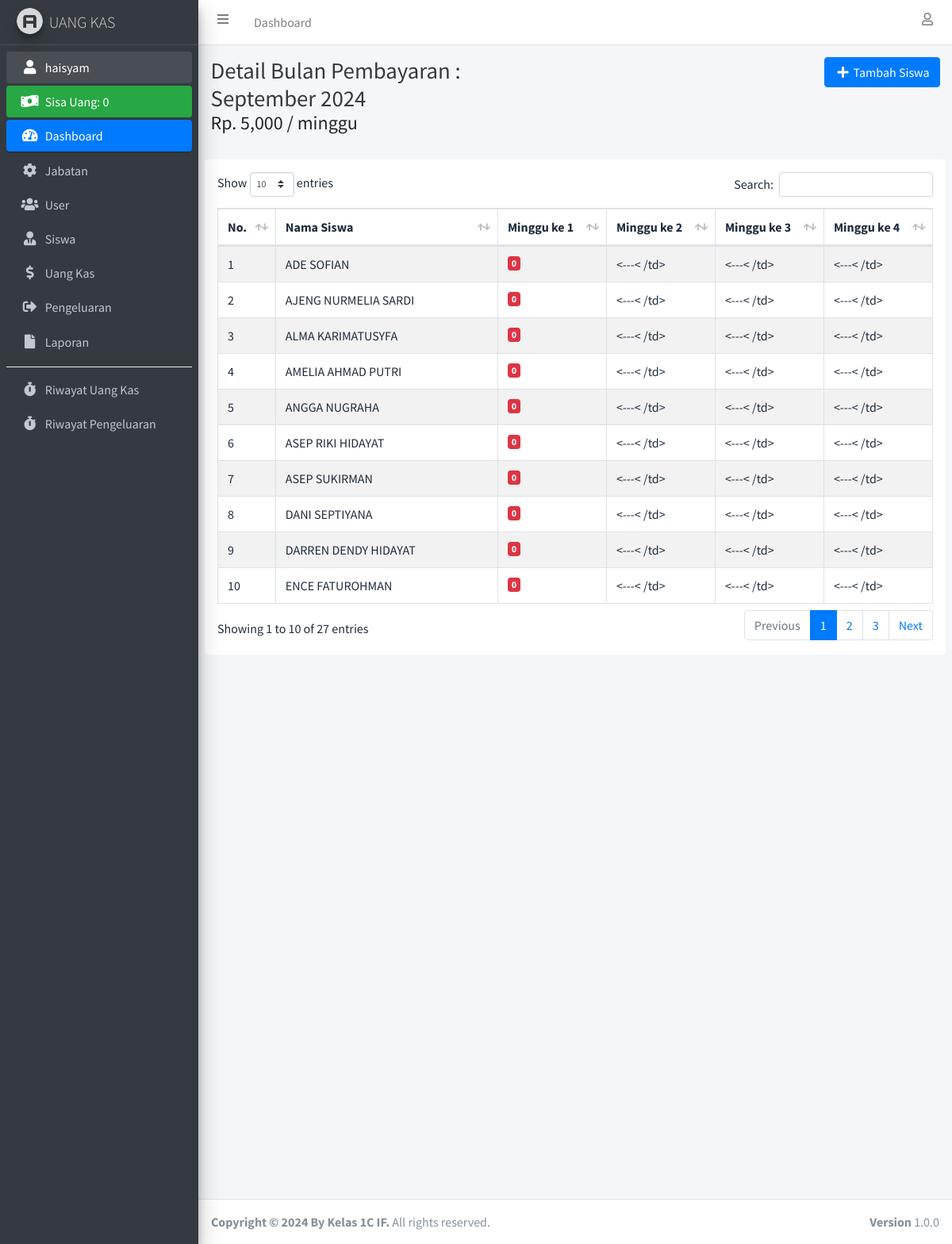
Page /detail_bulan_pembayaran.php?id_bulan_pembayaran=3 (signed in) on the committed database.
### tables this page shows
CREATE TABLE `user` (
  `id_user` int(11) NOT NULL,
  `nama_lengkap` varchar(100) NOT NULL,
  `username` varchar(100) NOT NULL,
  `password` varchar(255) NOT NULL,
  `id_jabatan` int(11) NOT NULL
);

CREATE TABLE `bulan_pembayaran` (
  `id_bulan_pembayaran` int(11) NOT NULL,
  `nama_bulan` enum('januari','februari','maret','april','mei','juni','juli','agustus','september','oktober','november','desember') NOT NULL,
  `tahun` int(4) NOT NULL,
  `pembayaran_perminggu` int(11) NOT NULL
);

CREATE TABLE `uang_kas` (
  `id_uang_kas` int(11) NOT NULL,
  `id_siswa` int(11) NOT NULL,
  `id_bulan_pembayaran` int(11) NOT NULL,
  `minggu_ke_1` int(11) DEFAULT NULL,
  `minggu_ke_2` int(11) DEFAULT NULL,
  `minggu_ke_3` int(11) DEFAULT NULL,
  `minggu_ke_4` int(11) DEFAULT NULL,
  `status_lunas` int(11) NOT NULL
);

CREATE TABLE `siswa` (
  `id_siswa` int(11) NOT NULL,
  `nama_siswa` varchar(100) NOT NULL,
  `jenis_kelamin` enum('pria','wanita') NOT NULL,
  `no_telepon` varchar(25) NOT NULL,
  `email` varchar(255) NOT NULL
);

### connection.php (called while the page is built, shortened)
<?php
	$host		= "localhost";
	$username	= "root";
	$password	= "";
	$database	= "kas";
	$conn 		= mysqli_connect($host, $username, $password, $database);
if (isset($_SESSION['id_user'])) {
	function dataUser() {
		global $conn;
		$id_user = $_SESSION['id_user'];
		return mysqli_fetch_assoc(mysqli_query($conn, "SELECT * FROM user INNER JOIN jabatan ON user.id_jabatan = jabatan.id_jabatan WHERE id_user = '$id_user'"));
	}
}

### detail_bulan_pembayaran.php (the view, shortened to what this page needs)
<?php
require 'connection.php';
$id_bulan_pembayaran = $_GET['id_bulan_pembayaran'];
$detail_bulan_pembayaran = mysqli_fetch_assoc(mysqli_query($conn, "SELECT * FROM bulan_pembayaran WHERE id_bulan_pembayaran = '$id_bulan_pembayaran'"));
$uang_kas = mysqli_query($conn, "SELECT * FROM uang_kas INNER JOIN siswa ON uang_kas.id_siswa = siswa.id_siswa INNER JOIN bulan_pembayaran ON uang_kas.id_bulan_pembayaran = bulan_pembayaran.id_bulan_pembayaran WHERE uang_kas.id_bulan_pembayaran = '$id_bulan_pembayaran' ORDER BY nama_siswa ASC");
$bulan_pembayaran_pertama = mysqli_fetch_assoc(mysqli_query($conn, "SELECT * FROM bulan_pembayaran ORDER BY id_bulan_pembayaran ASC LIMIT 1"));
$id_bulan_pembayaran_pertama = $bulan_pembayaran_pertama['id_bulan_pembayaran'];
?>
<!DOCTYPE html>
<html>
<head>
  <?php include 'include/css.php'; ?>
</head>
<body class="hold-transition sidebar-mini layout-fixed">
  <div class="wrapper">
    <?php include 'include/navbar.php'; ?>
    <?php include 'include/sidebar.php'; ?>
    <div class="content-wrapper">
      <div class="content-header">
        <div class="container-fluid">
          <div class="row mb-2">
            <div class="col-sm">
              <h1 class="m-0 text-dark">Detail Bulan Pembayaran : <?= ucwords($detail_bulan_pembayaran['nama_bulan']); ?> <?= $detail_bulan_pembayaran['tahun']; ?></h1>
              <h4>Rp. <?= number_format($detail_bulan_pembayaran['pembayaran_perminggu']); ?> / minggu</h4>
            </div>
            <div class="col-sm text-right">
              <?php if ($_SESSION['id_jabatan'] !== '3'): ?>
                <button type="button" class="btn btn-primary" data-toggle="modal" data-target="#tambahSiswaModal"><i class="fas fa-fw fa-plus"></i> Tambah Siswa</button>
              <?php endif ?>
            </div>
          </div>
        </div>
      </div>
      <section class="content">
        <div class="container-fluid bg-white p-3 rounded">
          <div class="table-responsive">
            <table class="table table-hover table-striped table-bordered" id="table_id">
              <thead>
                <tr>
                  <th>No.</th>
                  <th>Nama Siswa</th>
                  <th>Minggu ke 1</th>
                  <th>Minggu ke 2</th>
                  <th>Minggu ke 3</th>
                  <th>Minggu ke 4</th>
                </tr>
              </thead>
              <tbody>
                <?php $i = 1; ?>
                <?php foreach ($uang_kas as $duk): ?>
                  <?php if ($_SESSION['id_jabatan'] == '3'): ?>
                    <tr>
                      <td><?= $i++; ?></td>
                      <td><?= ucwords(htmlspecialchars_decode($duk['nama_siswa'])); ?></td>
                      <?php if ($duk['minggu_ke_1'] == $duk['pembayaran_perminggu']): ?>
                        <td class="text-success"><?= number_format($duk['minggu_ke_1']); ?></td>
                      <?php else: ?>
                        <td class="text-danger"><?= number_format($duk['minggu_ke_1']); ?></td>
                      <?php endif ?>
                      <?php if ($duk['minggu_ke_2'] == $duk['pembayaran_perminggu']): ?>
                        <td class="text-success"><?= number_format($duk['minggu_ke_2']); ?></td>
                      <?php else: ?>
                        <td class="text-danger"><?= number_format($duk['minggu_ke_2']); ?></td>
                      <?php endif ?>
                      <?php if ($duk['minggu_ke_3'] == $duk['pembayaran_perminggu']): ?>
                        <td class="text-success"><?= number_format($duk['minggu_ke_3']); ?></td>
                      <?php else: ?>
                        <td class="text-danger"><?= number_format($duk['minggu_ke_3']); ?></td>
                      <?php endif ?>
                      <?php if ($duk['minggu_ke_4'] == $duk['pembayaran_perminggu']): ?>
                        <td class="text-success"><?= number_format($duk['minggu_ke_4']); ?></td>
                      <?php else: ?>
                        <td class="text-danger"><?= number_format($duk['minggu_ke_4']); ?></td>
                      <?php endif ?>
                    </tr>
                  <?php else: ?>
                    <?php if ($id_bulan_pembayaran != $id_bulan_pembayaran_pertama and $data_bulan_sebelum['status_lunas'] == '0'): ?>
                      <tr class="bg-danger">
                      <?php else: ?>
                      <tr>
                      <?php endif ?>
                      <td><?= $i++; ?></td>
                      <td><?= $duk['nama_siswa']; ?></td>
                      <?php if ($duk['minggu_ke_1'] == $duk['pembayaran_perminggu']): ?>
                        <?php if ($duk['minggu_ke_2'] !== "0"): ?>
                          <td>
                            <button type="button" class="badge badge-success" data-container="body" data-toggle="popover" data-placement="top" data-content="Tidak bisa mengubah minggu ke 1, kalau minggu ke 2 dan seterusnya sudah lunas, jika ingin mengubah, ubahlah minggu ke 2 atau ke 3 atau ke 4 terlebih dahulu menjadi 0.">
                              <i class="fas fa-fw fa-check"></i> Sudah bayar
                            </button>
                          </td>
                        <?php else: ?>
                          <td><a href="" data-toggle="modal" data-target="#editMingguKe1<?= $duk['id_uang_kas']; ?>" class="badge badge-success"><i class="fas fa-fw fa-check"></i> Sudah bayar</a></td>
                        <?php endif ?>
                      <?php else: ?>
                        <td>
                          <?php if ($id_bulan_pembayaran != $id_bulan_pembayaran_pertama and $data_bulan_sebelum['status_lunas'] == '0'): ?>
                            <button type="button" class="badge badge-danger" data-container="body" data-toggle="popover" data-placement="top" data-content="Tidak bisa melakukan pembayaran, jika bulan pembayaran sebelumnya belum lunas.">
                              <i class="fas fa-fw fa-times"></i>
                            </button>
                          <?php else: ?>
                            <a href="" data-toggle="modal" data-target="#editMingguKe1<?= $duk['id_uang_kas']; ?>" class="badge badge-danger"><?= number_format($duk['minggu_ke_1']); ?></a>
                          <?php endif ?>
                        </td>
                      <?php endif ?>
                      <?php if ($duk['minggu_ke_1'] !== $duk['pembayaran_perminggu']): ?>
                        <td><---< /td>
                        <td><---< /td>
                        <td><---< /td>
            <?php endif ?>
                      </tr>
                    <?php endif ?>
                  <?php endforeach ?>
              </tbody>
            </table>
          </div>
        </div>
      </section>
    </div>
    <footer class="main-footer">
      <strong>Copyright &copy; 2024 By Kelas 1C IF.</strong>
      All rights reserved.
      <div class="float-right d-none d-sm-inline-block">
        <b>Version</b> 1.0.0
      </div>
    </footer>
  </div>
</body>
</html>

### include/sidebar.php
<?php
  $dataUser = dataUser();
  $jml_pengeluaran = mysqli_fetch_assoc(mysqli_query($conn, "SELECT sum(jumlah_pengeluaran) as jml_pengeluaran FROM pengeluaran"));
  $jml_pengeluaran = $jml_pengeluaran['jml_pengeluaran'];
  $jml_uang_kas = mysqli_fetch_assoc(mysqli_query($conn, "SELECT sum(minggu_ke_1 + minggu_ke_2 + minggu_ke_3 + minggu_ke_4) as jml_uang_kas FROM uang_kas"));
  $jml_uang_kas = $jml_uang_kas['jml_uang_kas'];
?>
<aside class="main-sidebar sidebar-dark-primary elevation-4">
  <a href="index.php" class="brand-link">
    <img src="assets/img/img_properties/logo.png" alt="AdminLTE Logo" class="brand-image img-circle elevation-3" style="opacity: .8">
    <span class="brand-text font-weight-light">UANG KAS</span>
  </a>
  <div class="sidebar">
    <nav class="mt-2">
      <ul class="nav nav-pills nav-sidebar flex-column" data-widget="treeview" role="menu" data-accordion="false">
        <li class="nav-item has-treeview menu-open">
          <a href="profile.php" class="nav-link"><i class="nav-icon fas fa-fw fa-user"></i> <p><?= $dataUser['username']; ?></p></a>
        </li>
        <li class="nav-item">
          <div class="bg-success nav-link text-white">
            <i class="nav-icon fas fa-money-bill-wave"></i>
            <p>
              Sisa Uang: <?= number_format($jml_uang_kas - $jml_pengeluaran); ?>
            </p>
          </div>
        </li>
        <li class="nav-item has-treeview menu-open">
          <a href="index.php" class="nav-link active">
            <i class="nav-icon fas fa-tachometer-alt"></i>
            <p>
              Dashboard
            </p>
          </a>
        </li>
        <?php if ($dataUser['id_jabatan'] == '1'): ?>
          <li class="nav-item">
            <a href="jabatan.php" class="nav-link">
              <i class="nav-icon fas fa-cog"></i>
              <p>
                Jabatan
              </p>
            </a>
          </li>
          <li class="nav-item">
            <a href="user.php" class="nav-link">
              <i class="nav-icon fas fa-users"></i>
              <p>
                User
              </p>
            </a>
          </li>
        <?php endif ?>
        <li class="nav-item">
          <a href="siswa.php" class="nav-link">
            <i class="fas fa-user-tie nav-icon"></i>
            <p>Siswa</p>
          </a>
        </li>
        <li class="nav-item">
          <a href="uang_kas.php" class="nav-link">
            <i class="fas fa-dollar-sign nav-icon"></i>
            <p>Uang Kas</p>
          </a>
        </li>
        <li class="nav-item">
          <a href="pengeluaran.php" class="nav-link">
            <i class="fas fa-sign-out-alt nav-icon"></i>
            <p>Pengeluaran</p>
          </a>
        </li>
        <li class="nav-item">
          <a href="laporan.php" class="nav-link">
            <i class="fas fa-file nav-icon"></i>
            <p>Laporan</p>
          </a>
        </li>
        <div class="dropdown-divider"></div>
        <li class="nav-item">
          <a href="riwayat.php" class="nav-link">
            <i class="fas fa-stopwatch nav-icon"></i>
            <p>Riwayat Uang Kas</p>
          </a>
        </li>
        <li class="nav-item">
          <a href="riwayat_pengeluaran.php" class="nav-link">
            <i class="fas fa-stopwatch nav-icon"></i>
            <p>Riwayat Pengeluaran</p>
          </a>
        </li>
      </ul>
    </nav>
  </div>
</aside>

### rows in the picture
user: username "haisyam"
bulan_pembayaran: nama_bulan "September", tahun "2024", pembayaran_perminggu "5,000"
uang_kas: id_siswa.nama_siswa "ADE SOFIAN", minggu_ke_1 "0", shows "<---< /td>"
uang_kas: id_siswa.nama_siswa "AJENG NURMELIA SARDI", minggu_ke_1 "0", shows "<---< /td>"
uang_kas: id_siswa.nama_siswa "ALMA KARIMATUSYFA", minggu_ke_1 "0", shows "<---< /td>"
uang_kas: id_siswa.nama_siswa "AMELIA AHMAD PUTRI", minggu_ke_1 "0", shows "<---< /td>"
uang_kas: id_siswa.nama_siswa "ANGGA NUGRAHA", minggu_ke_1 "0", shows "<---< /td>"
uang_kas: id_siswa.nama_siswa "ASEP RIKI HIDAYAT", minggu_ke_1 "0", shows "<---< /td>"
uang_kas: id_siswa.nama_siswa "ASEP SUKIRMAN", minggu_ke_1 "0", shows "<---< /td>"
uang_kas: id_siswa.nama_siswa "DANI SEPTIYANA", minggu_ke_1 "0", shows "<---< /td>"
uang_kas: id_siswa.nama_siswa "DARREN DENDY HIDAYAT", minggu_ke_1 "0", shows "<---< /td>"
uang_kas: id_siswa.nama_siswa "ENCE FATUROHMAN", minggu_ke_1 "0", shows "<---< /td>"

### other values in the picture
$jml_uang_kas - $jml_pengeluaran "0"
